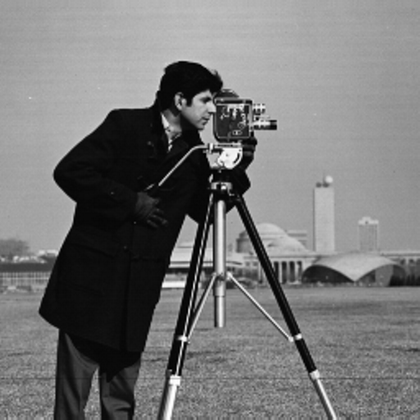
%> input picture ImageProcessing/cameraman.tif, 420 x 420 px, shrunk from 512 x 512 before the run
$ octave Tif_To_Binary_Sobel.m   (GNU Octave 9; MATLAB toolbox functions it lacks are replaced by stand-ins)
%> lines starting %> are read from the running program, lines starting %| are printed output that depends on the picture; in (x1, y1, x2, y2) boxes, pixels count from 0 and x2, y2 are one past the last pixel; in counts of white or black regions, pixels touching at a corner belong together; the program's own positions count from 1
%Papadopoulos Giwrgos
%Binary Image

clear all;
close all;
clc;


B = imread('cameraman.tif');
%> B is the input picture: size 420x420 uint8; min 0, max 255, mean 118.3
D = double(B);


BW = imbinarize(B); %metatropi tif--> binary
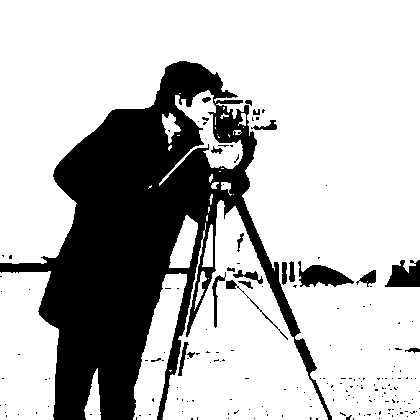
%> BW: size 420x420 logical; 73.6% white; 184 black regions (164 under 20 px), largest, box (x1, y1, x2, y2) and area: (0, 61, 332, 420) 43148, (298, 261, 354, 287) 798, (385, 260, 420, 287) 672

C=double(BW); %vazoume tis times tis gray eikonas se 2x2 pinaka

%afairoume 2, dioti an exoume eikona 512x512.. tha tre3ei apo 0-511
% (opote -1)
% kai meta logw tou loop afairoume allo -1...opote sinolika -2
% gia na min vgoume ektos oriwn

for i=1:size(C,1)-2
    for j=1:size(C,2)-2
        %Sobel mask for x-direction:
        Gx=((2*C(i+2,j+1)+C(i+2,j)+C(i+2,j+2))-(2*C(i,j+1)+C(i,j)+C(i,j+2)));
        %Sobel mask for y-direction:
        Gy=((2*C(i+1,j+2)+C(i,j+2)+C(i+2,j+2))-(2*C(i+1,j)+C(i,j)+C(i+2,j)));

        %The gradient of the image
        %B(i,j)=abs(Gx)+abs(Gy);
        BW(i,j)=sqrt(Gx.^2+Gy.^2);

    end
end
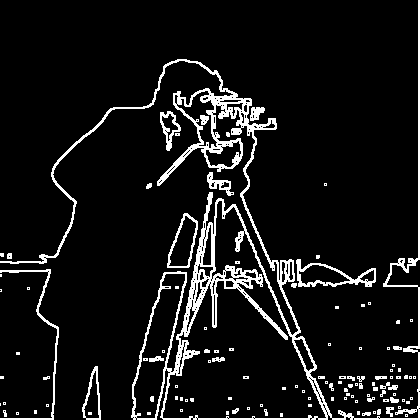
%> BW: size 420x420 logical; 8.5% white in thin lines or dots
imshow(BW); title('after Sobel gradient');

BW=~BW; %allagi blace se white
%> BW: size 420x420 logical; 91.5% white; black in thin lines or dots
figure;imshow(BW);title('Apo black se white');


% [14 lines of commented-out code are left out]
